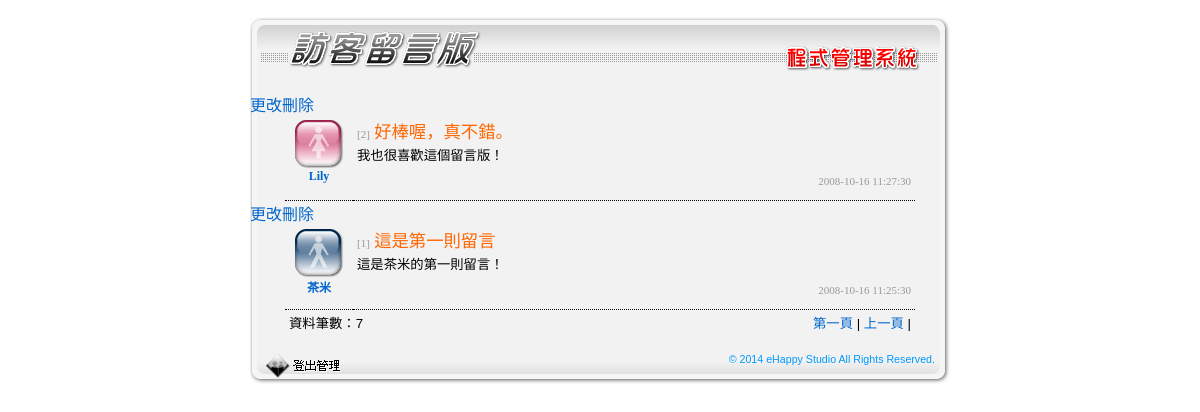
The page /admin.php?page=2 (signed in) on the database its author committed.
### tables this page shows
CREATE TABLE IF NOT EXISTS `board` (
  `boardid` int(11) unsigned NOT NULL auto_increment,
  `boardname` varchar(50) default NULL,
  `boardsex` enum('男','女') default '男',
  `boardsubject` varchar(100) default NULL,
  `boardtime` datetime default NULL,
  `boardmail` varchar(100) default NULL,
  `boardweb` varchar(100) default NULL,
  `boardcontent` text,
  PRIMARY KEY  (`boardid`)
);

### admin.php (the view, shortened to what this page needs)
<?php
$pageRow_records = 5;
$num_pages = 1;
if (isset($_GET['page'])) {
  $num_pages = $_GET['page'];
}
$startRow_records = ($num_pages -1) * $pageRow_records;
$query_RecBoard = "SELECT * FROM `board` ORDER BY `boardtime` DESC";
$query_limit_RecBoard = $query_RecBoard." LIMIT ".$startRow_records.", ".$pageRow_records;
$RecBoard = mysql_query($query_limit_RecBoard);
$all_RecBoard = mysql_query($query_RecBoard);
$total_records = mysql_num_rows($all_RecBoard);
?>
<html>
<head>
<link href="style.css" rel="stylesheet" type="text/css">
</head>
<body bgcolor="#ffffff">
<table width="700" border="0" align="center" cellpadding="0" cellspacing="0">
  <tr>
    <td><table align="left" border="0" cellpadding="0" cellspacing="0" width="700">
        <tr>
          <td background="images/admin_topbg.jpg"><img name="admin_r1_c1" src="images/admin_r1_c1.jpg" width="465" height="36" border="0" alt=""></td>
          <td width="15"><img name="admin_r1_c8" src="images/admin_r1_c8.jpg" width="15" height="36" border="0" alt=""></td>
        </tr>
    </table></td>
  </tr>
  <tr>
    <td><img name="admin_r2_c1" src="images/admin_r2_c1.jpg" width="700" height="28" border="0" alt=""></td>
  </tr>
  <tr>
    <td background="images/admin_r3_c1.jpg"><div id="mainRegion">
			<?php while($row_RecBoard=mysql_fetch_assoc($RecBoard)){?>
		<table width="90%" border="0" align="center" cellpadding="4" cellspacing="0">
          <tr valign="top">
            <td width="60" align="center" class="underline">        <?php if($row_RecBoard["boardsex"]=="男"){; ?> <img src="images/male.gif" alt="我是男生" width="49" height="49"> <?php }?>
			<?php if($row_RecBoard["boardsex"]=="女"){; ?> <img src="images/female.gif" alt="我是女生" width="49" height="49"> <?php }?>
                            <br>
              <span class="postname"><?php echo $row_RecBoard["boardname"] ?></span>	</td><a href='adminfix.php?id="<? echo $row_RecBoard["boardid"]?>"'>更改</a><a href='admindel.php?id="<? echo $row_RecBoard["boardid"]?>"'>刪除</a>
		<td class="underline"><span class="smalltext"><?php echo "[".$row_RecBoard["boardid"]."]" ?></span><span class="heading"> <?php echo $row_RecBoard["boardsubject"] ?></span>
              <p><?php echo $row_RecBoard["boardcontent"] ?></p>
              <p align="right" class="smalltext"><?php echo $row_RecBoard["boardtime"] ?>                                            </p></td>
          </tr>
		</table>
		<?php } ?>
        <table width="90%" border="0" align="center" cellpadding="4" cellspacing="0">
          <tr>
            <td valign="middle"><p>資料筆數：<?php echo $total_records;?></p></td>
            <td align="right"><p>
                <?php if ($num_pages > 1) {  ?>
                <a href="?page=1">第一頁</a> | <a href="?page=<?php echo $num_pages-1;?>">上一頁</a> |
                <?php }?>
              </p></td>
          </tr>
        </table>
      </div></td>
  </tr>
  <tr>
    <td><table align="left" border="0" cellpadding="0" cellspacing="0" width="700">
        <tr>
          <td width="15"><img name="admin_r4_c1" src="images/admin_r4_c1.jpg" width="15" height="31" border="0" alt=""></td>
          <td background="images/admin_botbg.jpg"><a href="?logout=true"><img name="admin_r4_c2" src="images/logout.jpg" width="77" height="31" border="0" alt="登出管理"></a></td>
          <td align="right" valign="top" background="images/admin_botbg.jpg" class="trademark">© 2014 eHappy Studio All Rights Reserved. </td>
          <td width="15"><img name="admin_r4_c8" src="images/admin_r4_c8.jpg" width="15" height="31" border="0" alt=""></td>
        </tr>
      </table></td>
  </tr>
</table>
</body>
</html>

### style.css (style rules this page uses)
#mainRegion { margin-top: 20px; margin-bottom: 10px; }
#mainRegion p { font-family: Verdana, Arial, Helvetica, sans-serif; font-size: 10pt; line-height: 20px; margin-top: 0px; margin-bottom: 5px; }
#mainRegion .postname { font-size: 9pt; font-weight: bold; color: #0066CC; }
#mainRegion .heading { font-family: "微軟正黑體"; font-size: 13pt; color: #FF6600; line-height: 150%; font-weight: normal; }
#mainRegion .smalltext { font-size: 11px; color: #999999; font-family: Georgia, "Times New Roman", Times, serif; vertical-align: middle; }
#mainRegion a { text-decoration: none; }
#mainRegion a:link { color: #0066CC; }
.trademark { font-family: Verdana, Arial, Helvetica, sans-serif; font-size: 8pt; color: #0099FF; }
.underline { border-bottom-width: 1px; border-bottom-style: dotted; border-bottom-color: #000; }

### rows shown on the page
board: boardname "Lily", boardid "2", boardsubject "好棒喔，真不錯。", boardcontent "我也很喜歡這個留言版！", boardtime "2008-10-16 11:27:30"
board: boardname "茶米", boardid "1", boardsubject "這是第一則留言", boardcontent "這是茶米的第一則留言！", boardtime "2008-10-16 11:25:30"

### other values the page prints
$total_records "7"
